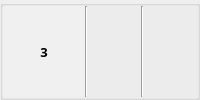
                      <widget class="QGroupBox" name="groupBox_49">
                       <property name="title">
                        <string/>
                       </property>
                       <layout class="QHBoxLayout" name="horizontalLayout_42">
                        <property name="spacing">
                         <number>0</number>
                        </property>
                        <property name="leftMargin">
                         <number>0</number>
                        </property>
                        <property name="topMargin">
                         <number>0</number>
                        </property>
                        <property name="rightMargin">
                         <number>0</number>
                        </property>
                        <property name="bottomMargin">
                         <number>0</number>
                        </property>
                        <item>
                         <widget class="QLabel" name="label_39">
                          <property name="minimumSize">
                           <size>
                            <width>82</width>
                            <height>0</height>
                           </size>
                          </property>
                          <property name="maximumSize">
                           <size>
                            <width>60</width>
                            <height>16777215</height>
                           </size>
                          </property>
                          <property name="font">
                           <font>
                            <family>나눔고딕</family>
                            <pointsize>10</pointsize>
                            <weight>75</weight>
                            <bold>true</bold>
                           </font>
                          </property>
                          <property name="styleSheet">
                           <string notr="true">background-color : rgb(240, 240, 240)</string>
                          </property>
                          <property name="text">
                           <string>3</string>
                          </property>
                          <property name="alignment">
                           <set>Qt::AlignCenter</set>
                          </property>
                         </widget>
                        </item>
                        <item>
                         <widget class="Line" name="line_101">
                          <property name="orientation">
                           <enum>Qt::Vertical</enum>
                          </property>
                         </widget>
                        </item>
                        <item>
                         <widget class="QLabel" name="nielsen_App_Name3">
                          <property name="font">
                           <font>
                            <family>나눔고딕</family>
                            <pointsize>10</pointsize>
                           </font>
                          </property>
                          <property name="text">
                           <string/>
                          </property>
                          <property name="margin">
                           <number>0</number>
                          </property>
                         </widget>
                        </item>
                        <item>
                         <widget class="Line" name="line_102">
                          <property name="orientation">
                           <enum>Qt::Vertical</enum>
                          </property>
                         </widget>
                        </item>
                        <item>
                         <widget class="QLabel" name="nielsen_App_User3">
                          <property name="maximumSize">
                           <size>
                            <width>150</width>
                            <height>16777215</height>
                           </size>
                          </property>
                          <property name="font">
                           <font>
                            <family>나눔고딕</family>
                            <pointsize>10</pointsize>
                           </font>
                          </property>
                          <property name="text">
                           <string/>
                          </property>
                          <property name="alignment">
                           <set>Qt::AlignCenter</set>
                          </property>
                         </widget>
                        </item>
                       </layout>
                      </widget>
